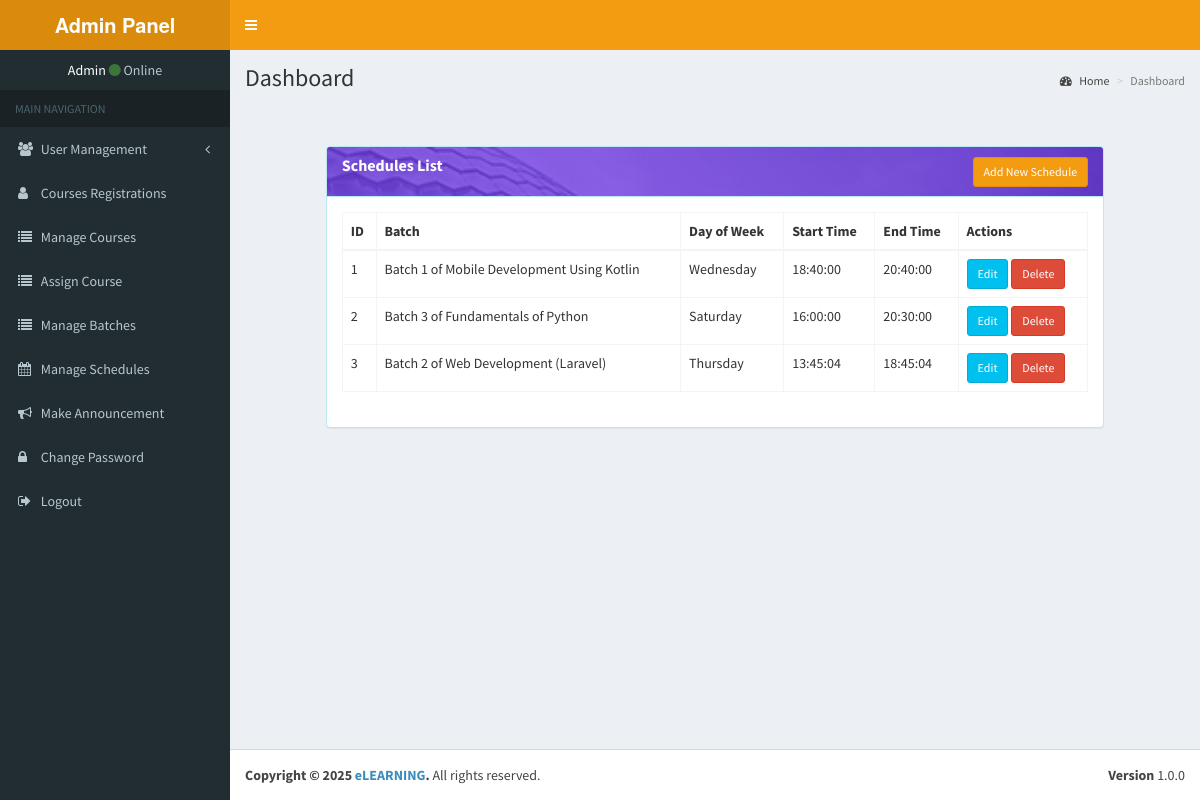
Screenshot of /admins/index.php?page=manage_schedules (signed in) with the database file from the repository.
### tables this page shows
CREATE TABLE `schedules` (
  `id` int(11) NOT NULL,
  `batch_id` int(11) NOT NULL,
  `day_of_week` enum('Monday','Tuesday','Wednesday','Thursday','Friday','Saturday','Sunday') NOT NULL,
  `start_time` time NOT NULL,
  `end_time` time NOT NULL
);

CREATE TABLE `batches` (
  `id` int(11) NOT NULL,
  `course_id` int(11) NOT NULL,
  `name` varchar(100) NOT NULL,
  `start_date` date DEFAULT NULL,
  `end_date` date DEFAULT NULL
);

### src/admins/manage_schedules.php (the view, shortened to what this page needs)
<div class="row">
    <br><br>
    <div class="col-sm-offset-1 col-sm-10">
        <div class="panel panel-info">
            <div class="panel-heading">
                <h3 class="panel-title pull-left"><b>Schedules List</b></h3>
                <button class="btn btn-warning btn-sm pull-right" onclick="openAddScheduleModal()">Add New Schedule</button>
            </div>
            <div class="panel-body">
                <table id="schedulesTable" class="table table-bordered">
                    <thead class="thead-dark">
                        <tr>
                            <th>ID</th>
                            <th>Batch</th>
                            <th>Day of Week</th>
                            <th>Start Time</th>
                            <th>End Time</th>
                            <th>Actions</th>
                        </tr>
                    </thead>
                    <tbody>
                        <?php
                        $schedulesResult = mysqli_query($con, "
                            SELECT
                                s.id,
                                b.name,
                                s.day_of_week,
                                s.start_time,
                                s.end_time
                            FROM schedules s
                            JOIN batches b ON s.batch_id = b.id
                        ");
                        while ($scheduleRow = mysqli_fetch_assoc($schedulesResult)) {
                            echo "<tr>
                                    <td>{$scheduleRow['id']}</td>
                                    <td>{$scheduleRow['name']}</td>
                                    <td>{$scheduleRow['day_of_week']}</td>
                                    <td>{$scheduleRow['start_time']}</td>
                                    <td>{$scheduleRow['end_time']}</td>
                                    <td>
                                        <button class='btn btn-info btn-sm' onclick='openEditScheduleModal(" . json_encode($scheduleRow) . ")'>Edit</button>
                                        <a href='?page=manage_schedules&delete={$scheduleRow['id']}' class='btn btn-danger btn-sm' onclick='return confirm(\"Delete this schedule?\")'>Delete</a>
                                    </td>
                                </tr>";
                        }
                        ?>
                    </tbody>
                </table>
            </div>
        </div>
    </div>
</div>

### src/assets/css/style.css (style rules this page uses)
.panel-heading { height: 50px; line-height: 25px; background: url('../icons/bg-6.jpg'); background-repeat: no-repeat; background-size: cover; color: #fff !important; font-weight: bold; }

### rows the page displays
schedules: id "1", batch.name "Batch 1 of Mobile Development Using Kotlin", day_of_week "Wednesday", start_time "18:40:00", end_time "20:40:00"
schedules: id "2", batch.name "Batch 3 of Fundamentals of Python", day_of_week "Saturday", start_time "16:00:00", end_time "20:30:00"
schedules: id "3", batch.name "Batch 2 of Web Development (Laravel)", day_of_week "Thursday", start_time "13:45:04", end_time "18:45:04"
